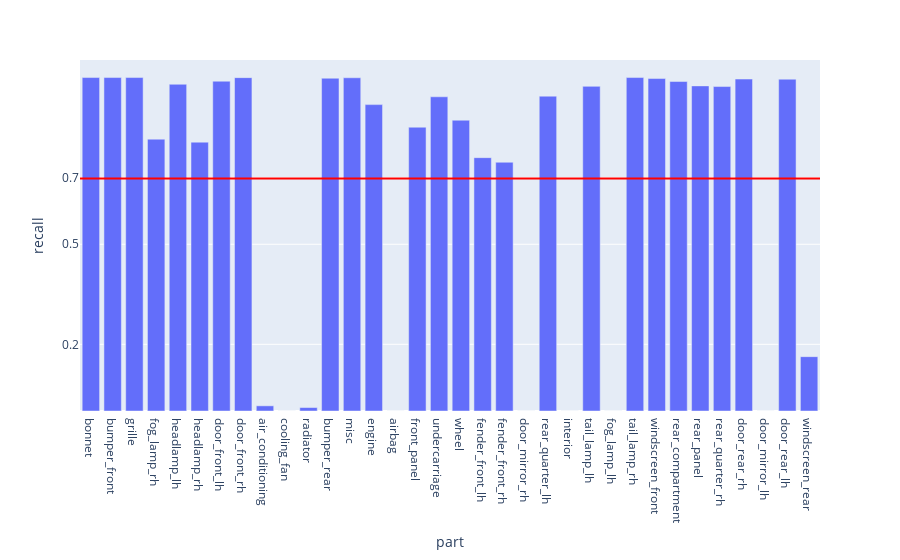

Notebook code for this chart:
### Code cell
fig = px.bar(evalMetrics, x = 'part', y = 'recall')

fig.add_hline(y=avgRecall, line_width=2, line_color="red")

fig.update_layout(
    yaxis = dict(
        tickmode = 'array',
        tickvals = [np.format_float_positional(avgRecall, 1), 0.2, 0.5, 0.7],
    )
)
fig

### Figure 1 — Plotly figure (JSON) as saved in the notebook; plotly's stock layout.template omitted (floating-point values rounded to 4 significant figures)
{"data": [{"alignmentgroup": "True", "hovertemplate": "part=%{x}<br>recall=%{y}<extra></extra>", "legendgroup": "", "marker": {"color": "#636efa", "pattern": {"shape": ""}}, "name": "", "offsetgroup": "", "orientation": "v", "showlegend": false, "textposition": "auto", "type": "bar", "x": ["bonnet", "bumper_front", "grille", "fog_lamp_rh", "headlamp_lh", "headlamp_rh", "door_front_lh", "door_front_rh", "air_conditioning", "cooling_fan", "radiator", "bumper_rear", "misc", "engine", "airbag", "front_panel", "undercarriage", "wheel", "fender_front_lh", "fender_front_rh", "door_mirror_rh", "rear_quarter_lh", "interior", "tail_lamp_lh", "fog_lamp_lh", "tail_lamp_rh", "windscreen_front", "rear_compartment", "rear_panel", "rear_quarter_rh", "door_rear_rh", "door_mirror_lh", "door_rear_lh", "windscreen_rear"], "xaxis": "x", "y": [1, 1, 1, 0.8152, 0.9798, 0.8063, 0.989, 0.9997, 0.0155, 0, 0.01031, 0.998, 0.9993, 0.9189, 0, 0.8511, 0.9423, 0.8721, 0.7597, 0.746, 0, 0.9442, 0, 0.9736, 0, 1, 0.997, 0.9881, 0.975, 0.973, 0.9955, 0, 0.9951, 0.163], "yaxis": "y"}], "layout": {"barmode": "relative", "legend": {"tracegroupgap": 0}, "margin": {"t": 60}, "shapes": [{"line": {"color": "red", "width": 2}, "type": "line", "x0": 0, "x1": 1, "xref": "x domain", "y0": 0.6973, "y1": 0.6973, "yref": "y"}], "xaxis": {"anchor": "y", "domain": [0, 1], "title": {"text": "part"}}, "yaxis": {"anchor": "x", "domain": [0, 1], "tickmode": "array", "tickvals": ["0.7", 0.2, 0.5, 0.7], "title": {"text": "recall"}}}}
